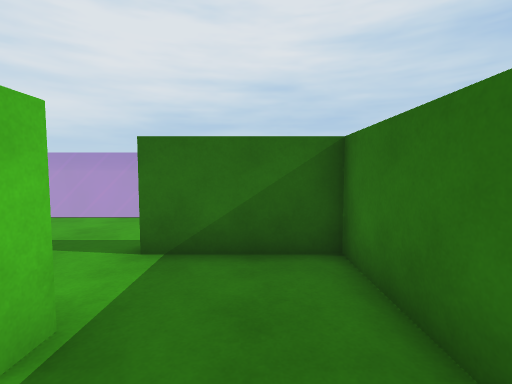
view 1 (above)

16 first-person views from a walk through a 3-D level made in the Unity game engine. The camera is 1.4 m above the floor, tilts 4° down and sees 85° across. The floor is counted in squares, 1 m on a side. Each view is taken from the middle of a square. On the plan, view 1 faces up. The plan holds only what a view shows up to about 14 squares ahead; the rest is blank. The player is left out.

view 2
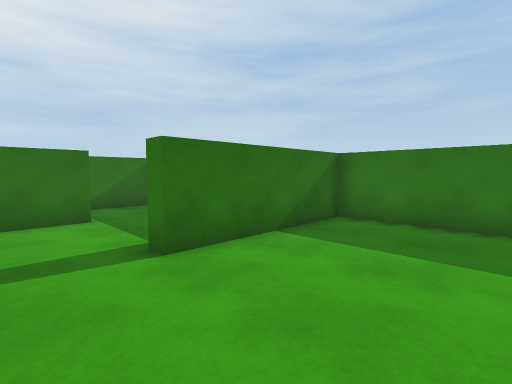

view 3
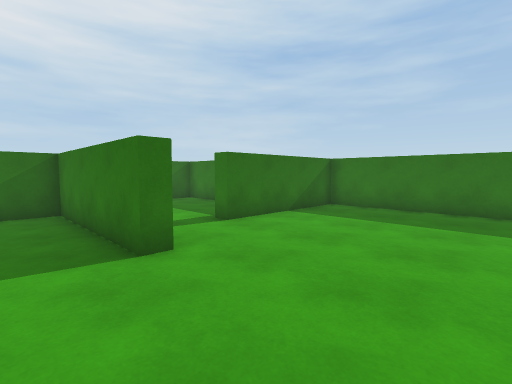

view 4
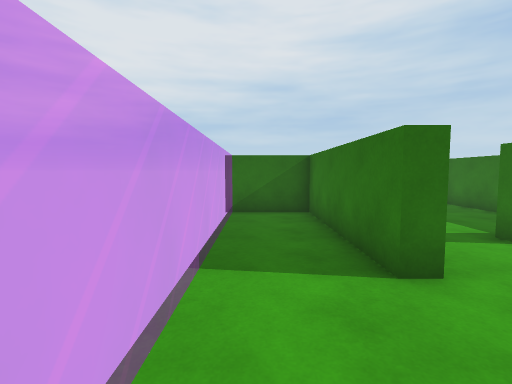

view 5
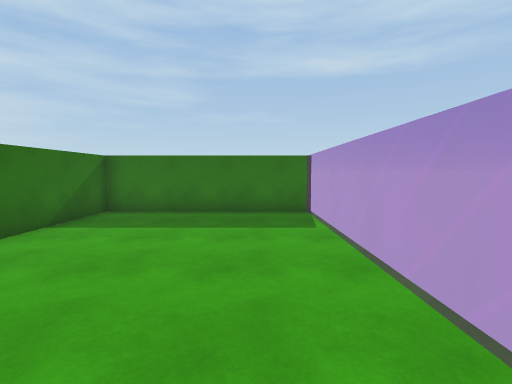

view 6
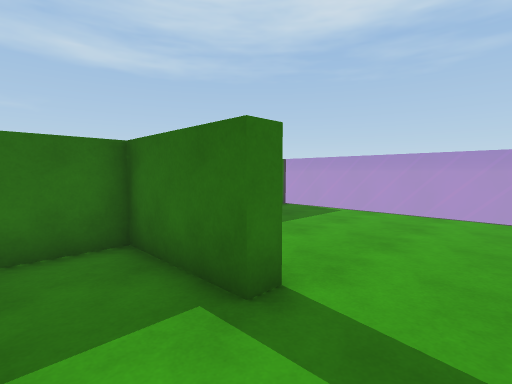

view 7
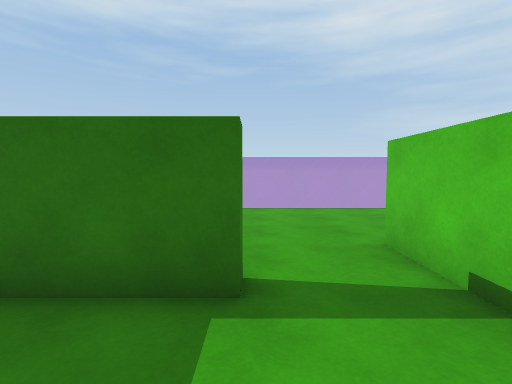

view 8
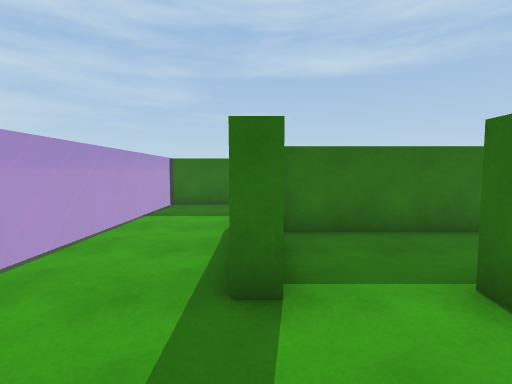

view 9
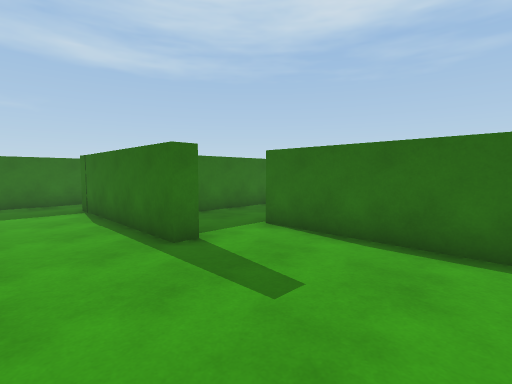

view 10
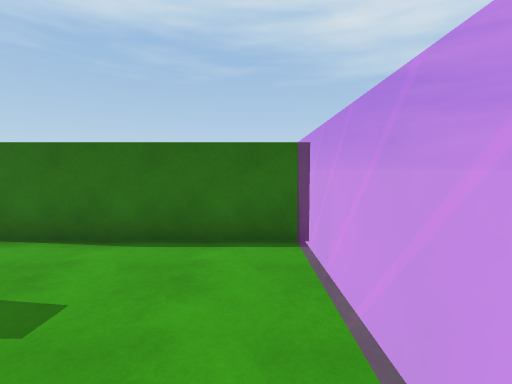

view 11
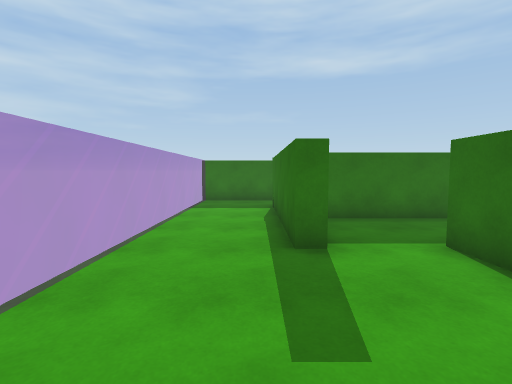

view 12
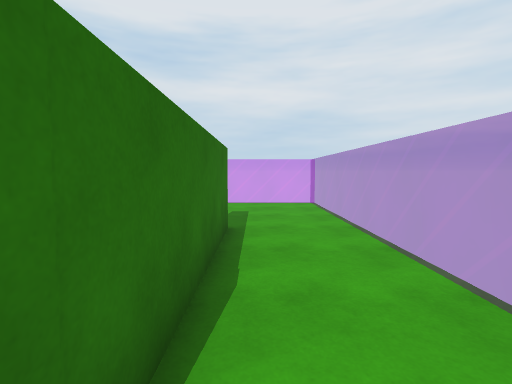

view 13
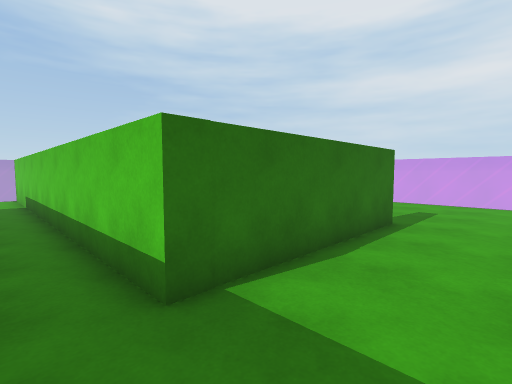

view 14
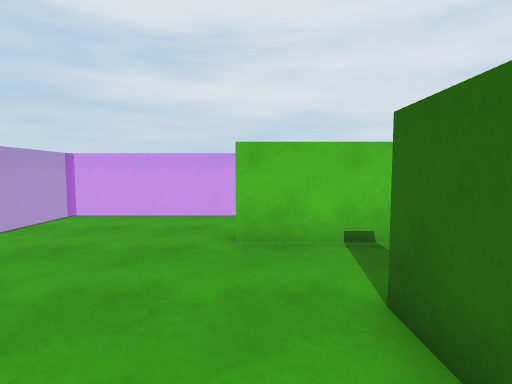

view 15
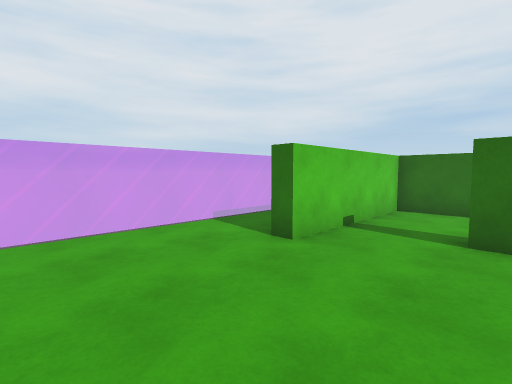

view 16
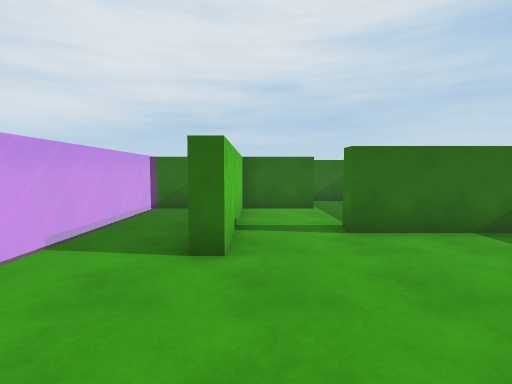

### Floor plan
Key: @ floor where view 1 was taken; # wall or solid block; . floor; = window, fence, low wall or low ledge.
Columns run from 8 left of view 1 to 7 right of it. Each row starts with its distance up from view 1.
  9 ================
  8 =..............#
  7 =..............#
  6 =..............#
  5 =......#######.#
  4 =.........#  #.
  3 =.........#  #.
  2 =######...#  #.
  1 =..#......#  #.
  0 =..#....@.#  #.
 -1 =..#......#  #.
 -2 =..#...####  #.
 -3 =..#...#######.
 -4 =..#........##
 -5 =...........##
 -6 =...........##
 -7 =...........##
 -8 =...........##
 -9 =...........##
-10 ==============

Positions as (right, up) in squares from view 1, and headings:
1: (0, 0), facing up
2: (-4, -7), facing up-right
3: (-7, -9), facing up-right
4: (-7, -8), facing up
5: (-6, -8), facing right
6: (-4, 0), facing down-right
7: (-2, 1), facing down
8: (-5, 5), facing right
9: (-7, 8), facing down-right
10: (-7, 8), facing down
11: (-7, 6), facing right
12: (5, 6), facing left
13: (6, 8), facing down-left
14: (1, -4), facing left
15: (-1, -9), facing up-left
16: (-4, -9), facing up
